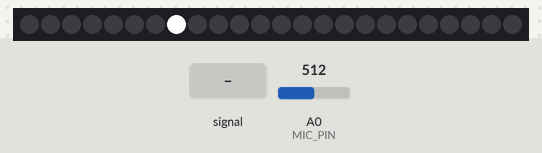
A sketch run on a simulated Arduino Uno, built with avr-gcc and run on an emulated ATmega328P. Shown: 24 RGB LEDs in strip order, left to right. Inputs (shaded band) come from the test bench; at power-on: A0 (MIC_PIN) = 512. Dim RGB values are drawn brighter than linear; random numbers use the default seed unless the sketch sets one.

Above: at 0.18 s.
1.3 s: A0 (MIC_PIN) fed a 50 Hz sine of ±306 counts around its level
At 1.58 s:
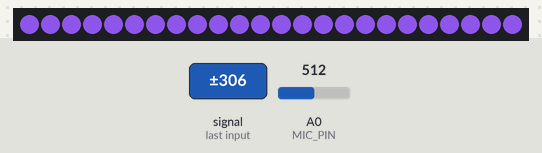
2.9 s: A0 (MIC_PIN) set to 716
At 4.28 s:
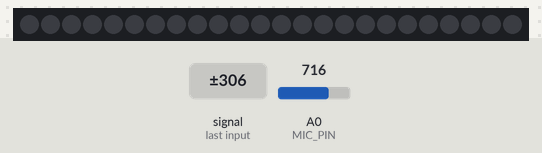
4.5 s: A0 (MIC_PIN) set to 900
At 4.69 s:
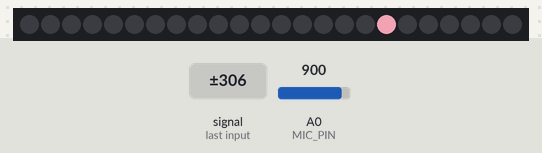
6.4 s: A0 (MIC_PIN) fed a 200 Hz sine of ±81 counts around its level
At 7.0 s:
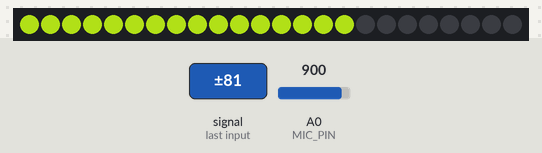
7.9 s: A0 (MIC_PIN) set to 1023
At 8.09 s:
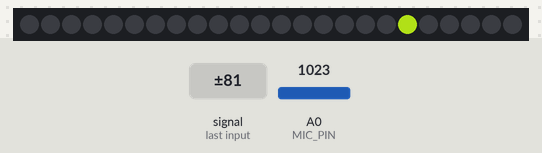
9.4 s: A0 (MIC_PIN) set to 511
At 9.58 s:
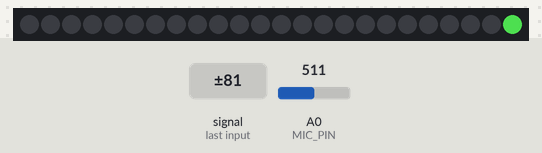

Measured:
- after the input at 1.3 s, the LEDs: first change at once (image 1 shows a later state)
- after the input at 4.5 s, the LEDs: first change at once (image 3 shows a later state)
- after the input at 6.4 s, the LEDs: first change at once (image 4 shows a later state)
- after the input at 7.9 s, the LEDs: first change at once (image 5 shows a later state)
- after the input at 9.4 s, the LEDs: change at once (image 6)

The sketch:

Neopixel_VU_RandomColor.ino
```cpp
// (licence header left out)
    #include <Adafruit_NeoPixel.h>
    #include <math.h>

    #define N_PIXELS  24  // Number of pixels in strand
    #define MIC_PIN   A0  // Microphone is attached to this analog pin
    #define LED_PIN    6  // NeoPixel LED strand is connected to this pin
    #define SAMPLE_WINDOW   10  // Sample window for average level
    #define PEAK_HANG 24 //Time of pause before peak dot falls
    #define PEAK_FALL 4 //Rate of falling peak dot
    #define INPUT_FLOOR 10 //Lower range of analogRead input
    #define INPUT_CEILING 300 //Max range of analogRead input, the lower the value the more sensitive (1023 = max)

    byte peak = 16;      // Peak level of column; used for falling dots
    unsigned int sample;

    byte dotCount = 0;  //Frame counter for peak dot
    byte dotHangCount = 0; //Frame counter for holding peak dot

    //*******************NEW STUFF***********************************************************************************
    //Create our own color data type. Makes it a bit easier to store and compare colors
    struct color
    {
      byte r;
      byte g;
      byte b;
      color(){r=255; g=255; b=255;}
    };

    int colorChangeThresh = 50; //What amplitude should trigger a color change?
    byte colorChangeRate = 5; //How fast do you want the colors to transition?
    bool doInstantChange = true; //Set this to true if you don't want a fade.

    color currentColor;
    color nextColor;

    //Operator overloads so we can compare colors
    inline bool operator==(const color& lhs, const color& rhs){ lhs.r == rhs.r && lhs.g == rhs.g && lhs.b == rhs.b; }
    inline bool operator!=(const color& lhs, const color& rhs){ return !(lhs == rhs); }

    //*****************************************************************************************************************

    Adafruit_NeoPixel strip = Adafruit_NeoPixel(N_PIXELS, LED_PIN, NEO_GRB + NEO_KHZ800);

    void setup()
    {
      Serial.begin(9600);
      // This is only needed on 5V Arduinos (Uno, Leonardo, etc.).
      // Connect 3.3V to mic AND TO AREF ON ARDUINO and enable this
      // line.  Audio samples are 'cleaner' at 3.3V.
      // COMMENT OUT THIS LINE FOR 3.3V ARDUINOS (FLORA, ETC.):
      //  analogReference(EXTERNAL);

      // Serial.begin(9600);
      strip.begin();
      strip.show(); // Initialize all pixels to 'off'

    }

    color PickNewColor()
    {
      color newColor;
      newColor.r = random(0,255);
      newColor.g = random(0,255);
      newColor.b = random(0,255);
      return newColor;
    }

    byte Clamp(int current, int MIN, int MAX) //Simple clamp function to prevent our colors from over/underflowing
    {
      if(current >= MAX) current = MAX;
      if(current <= MIN) current = MIN;
      return current;
    }

    void FadeColors(color &a, color b)
    {
      if(doInstantChange)
      {
         a = b;
         return;
      }

      if(a.r<b.r)
        a.r = Clamp(a.r+colorChangeRate, 0, 255);
      else
        a.r = Clamp(a.r-colorChangeRate, 0, 255);

      if(a.g<b.g)
        a.g = Clamp(a.g+colorChangeRate, 0, 255);
      else
        a.g = Clamp(a.g-colorChangeRate, 0, 255);

      if(a.b<b.b)
        a.b = Clamp(a.b+colorChangeRate, 0, 255);
      else
        a.b = Clamp(a.b-colorChangeRate, 0, 255);
    }

    bool isPeaked = false;
    void loop()
    {
      unsigned long startMillis= millis();  // Start of sample window
      float peakToPeak = 0;   // peak-to-peak level

      unsigned int signalMax = 0;
      unsigned int signalMin = 1023;
      unsigned int c, y;


      // collect data for length of sample window (in mS)
      while (millis() - startMillis < SAMPLE_WINDOW)
      {
        sample = analogRead(MIC_PIN);
        if (sample < 1024)  // toss out spurious readings
        {
          if (sample > signalMax)
          {
            signalMax = sample;  // save just the max levels
          }
          else if (sample < signalMin)
          {
            signalMin = sample;  // save just the min levels
          }
        }

      }
      peakToPeak = signalMax - signalMin;  // max - min = peak-peak amplitude
      if(currentColor != nextColor)
         FadeColors(currentColor, nextColor);
      if(peakToPeak >= colorChangeThresh && !isPeaked)
      {
         nextColor = PickNewColor();
         isPeaked = true;
      }
      if(isPeaked && peakToPeak <= colorChangeThresh)
        isPeaked = false;


      //Serial.println(peakToPeak);


      //Fill the strip with rainbow gradient
      for (int i=0;i<=strip.numPixels()-1;i++){
        strip.setPixelColor(i, currentColor.r, currentColor.g, currentColor.b);
      }


      //Scale the input logarithmically instead of linearly
      c = fscale(INPUT_FLOOR, INPUT_CEILING, strip.numPixels(), 0, peakToPeak, 2);


      if(c < peak) {
        peak = c;        // Keep dot on top
        dotHangCount = 0;    // make the dot hang before falling
      }
      if (c <= strip.numPixels()) { // Fill partial column with off pixels
        drawLine(strip.numPixels(), strip.numPixels()-c, strip.Color(0, 0, 0));
      }

      // Set the peak dot to match the rainbow gradient
      y = strip.numPixels() - peak;

      strip.setPixelColor(y-1, nextColor.r, nextColor.g, nextColor.b);

      strip.show();

      // Frame based peak dot animation
      if(dotHangCount > PEAK_HANG) { //Peak pause length
        if(++dotCount >= PEAK_FALL) { //Fall rate
          peak++;
          dotCount = 0;
        }
      }
      else {
        dotHangCount++;
      }
    }

    //Used to draw a line between two points of a given color
    void drawLine(uint8_t from, uint8_t to, uint32_t c) {
      uint8_t fromTemp;
      if (from > to) {
        fromTemp = from;
        from = to;
        to = fromTemp;
      }
      for(int i=from; i<=to; i++){
        strip.setPixelColor(i, c);
      }
    }


    float fscale( float originalMin, float originalMax, float newBegin, float
    newEnd, float inputValue, float curve){

      float OriginalRange = 0;
      float NewRange = 0;
      float zeroRefCurVal = 0;
      float normalizedCurVal = 0;
      float rangedValue = 0;
      boolean invFlag = 0;


      // condition curve parameter
      // limit range

      if (curve > 10) curve = 10;
      if (curve < -10) curve = -10;

      curve = (curve * -.1) ; // - invert and scale - this seems more intuitive - postive numbers give more weight to high end on output
      curve = pow(10, curve); // convert linear scale into lograthimic exponent for other pow function

      /*
       Serial.println(curve * 100, DEC);   // multply by 100 to preserve resolution
       Serial.println();
       */

      // Check for out of range inputValues
      if (inputValue < originalMin) {
        inputValue = originalMin;
      }
      if (inputValue > originalMax) {
        inputValue = originalMax;
      }

      // Zero Refference the values
      OriginalRange = originalMax - originalMin;

      if (newEnd > newBegin){
        NewRange = newEnd - newBegin;
      }
      else
      {
        NewRange = newBegin - newEnd;
        invFlag = 1;
      }

      zeroRefCurVal = inputValue - originalMin;
      normalizedCurVal  =  zeroRefCurVal / OriginalRange;   // normalize to 0 - 1 float

      // Check for originalMin > originalMax  - the math for all other cases i.e. negative numbers seems to work out fine
      if (originalMin > originalMax ) {
        return 0;
      }

      if (invFlag == 0){
        rangedValue =  (pow(normalizedCurVal, curve) * NewRange) + newBegin;

      }
      else     // invert the ranges
      {
        rangedValue =  newBegin - (pow(normalizedCurVal, curve) * NewRange);
      }

      return rangedValue;
    }


    // Input a value 0 to 255 to get a color value.
    // The colours are a transition r - g - b - back to r.
    uint32_t Wheel(byte WheelPos) {
      if(WheelPos < 85) {
        return strip.Color(WheelPos * 3, 255 - WheelPos * 3, 0);
      }
      else if(WheelPos < 170) {
        WheelPos -= 85;
        return strip.Color(255 - WheelPos * 3, 0, WheelPos * 3);
      }
      else {
        WheelPos -= 170;
        return strip.Color(0, WheelPos * 3, 255 - WheelPos * 3);
      }
    }
```
